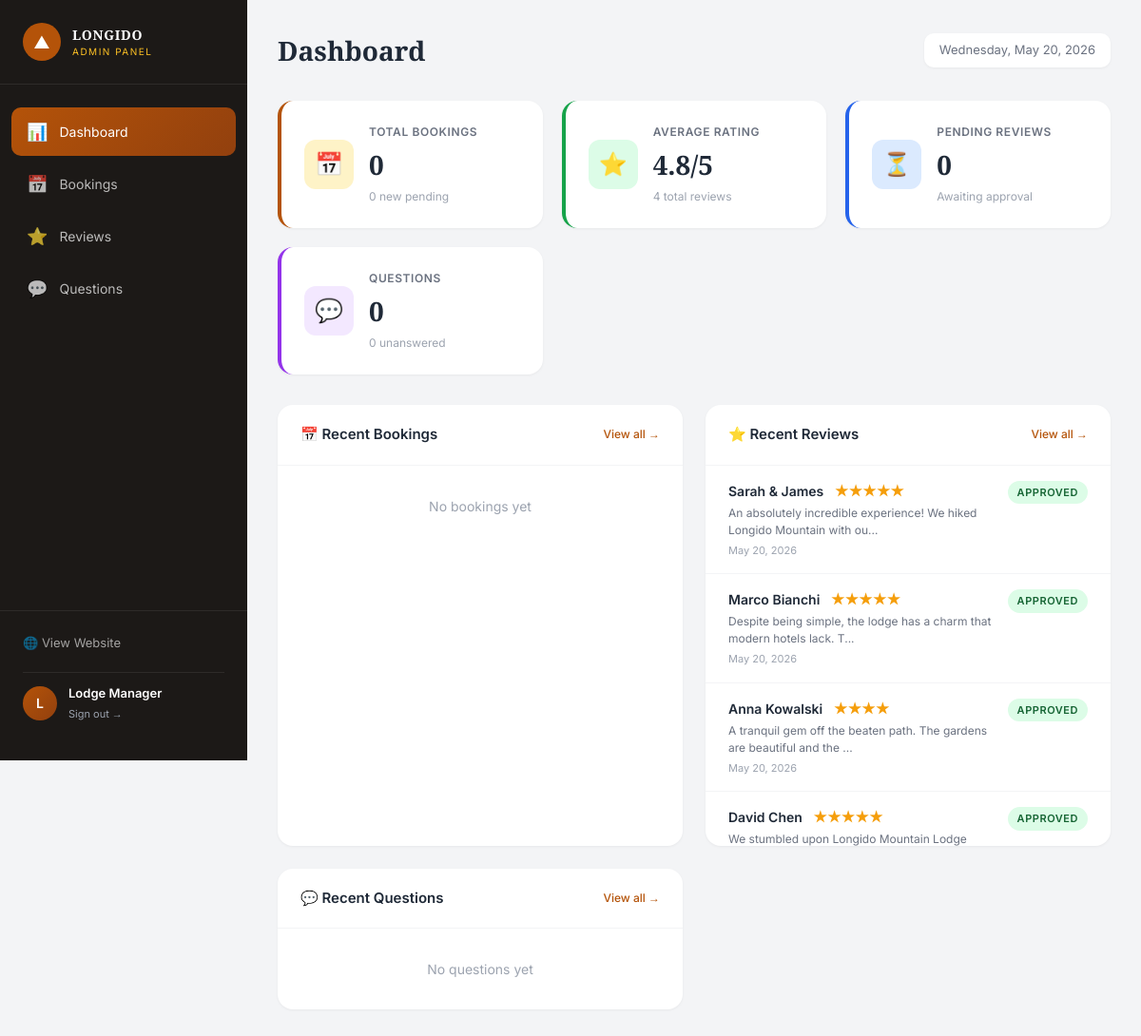
/dashboard.php (signed in), run on the app's committed database.
### tables this page shows
CREATE TABLE IF NOT EXISTS reviews (
  id INT AUTO_INCREMENT PRIMARY KEY,
  name VARCHAR(150) NOT NULL,
  country VARCHAR(100),
  rating TINYINT NOT NULL CHECK (rating BETWEEN 1 AND 5),
  review_text TEXT NOT NULL,
  status ENUM('pending','approved','rejected') DEFAULT 'pending',
  created_at TIMESTAMP DEFAULT CURRENT_TIMESTAMP
);

### db.php (called while the page is built, shortened)
<?php
function e($string) {
    return htmlspecialchars($string ?? '', ENT_QUOTES, 'UTF-8');
}

### dashboard.php (the view, shortened to what this page needs)
<?php
require_once 'auth.php';
$stats = [
    'total_bookings'    => $pdo->query("SELECT COUNT(*) FROM bookings")->fetchColumn(),
    'new_bookings'      => $pdo->query("SELECT COUNT(*) FROM bookings WHERE status = 'new'")->fetchColumn(),
    'total_reviews'     => $pdo->query("SELECT COUNT(*) FROM reviews")->fetchColumn(),
    'pending_reviews'   => $pdo->query("SELECT COUNT(*) FROM reviews WHERE status = 'pending'")->fetchColumn(),
    'total_questions'   => $pdo->query("SELECT COUNT(*) FROM questions")->fetchColumn(),
    'new_questions'     => $pdo->query("SELECT COUNT(*) FROM questions WHERE status = 'new'")->fetchColumn(),
    'avg_rating'        => round($pdo->query("SELECT AVG(rating) FROM reviews WHERE status='approved'")->fetchColumn() ?? 0, 1),
];
$recent_bookings  = $pdo->query("SELECT * FROM bookings ORDER BY created_at DESC LIMIT 5")->fetchAll();
$recent_reviews   = $pdo->query("SELECT * FROM reviews ORDER BY created_at DESC LIMIT 5")->fetchAll();
$recent_questions = $pdo->query("SELECT * FROM questions ORDER BY created_at DESC LIMIT 5")->fetchAll();
render_header('Dashboard', 'dashboard');
?>
<div class="stats-grid">
    <div class="stat-card stat-amber">
        <div class="stat-icon">📅</div>
        <div class="stat-info">
            <p class="stat-label">Total Bookings</p>
            <p class="stat-number"><?= $stats['total_bookings'] ?></p>
            <p class="stat-sub"><?= $stats['new_bookings'] ?> new pending</p>
        </div>
    </div>
    <div class="stat-card stat-green">
        <div class="stat-icon">⭐</div>
        <div class="stat-info">
            <p class="stat-label">Average Rating</p>
            <p class="stat-number"><?= $stats['avg_rating'] ?>/5</p>
            <p class="stat-sub"><?= $stats['total_reviews'] ?> total reviews</p>
        </div>
    </div>
    <div class="stat-card stat-blue">
        <div class="stat-icon">⏳</div>
        <div class="stat-info">
            <p class="stat-label">Pending Reviews</p>
            <p class="stat-number"><?= $stats['pending_reviews'] ?></p>
            <p class="stat-sub">Awaiting approval</p>
        </div>
    </div>
    <div class="stat-card stat-purple">
        <div class="stat-icon">💬</div>
        <div class="stat-info">
            <p class="stat-label">Questions</p>
            <p class="stat-number"><?= $stats['total_questions'] ?></p>
            <p class="stat-sub"><?= $stats['new_questions'] ?> unanswered</p>
        </div>
    </div>
</div>
<div class="dashboard-columns">
    <div class="dashboard-card">
        <div class="card-header">
            <h2>📅 Recent Bookings</h2>
            <a href="bookings.php" class="view-all">View all →</a>
        </div>
        <div class="card-body">
            <?php if (empty($recent_bookings)): ?>
                <p class="empty-state">No bookings yet</p>
            <?php endif; ?>
        </div>
    </div>
    <div class="dashboard-card">
        <div class="card-header">
            <h2>⭐ Recent Reviews</h2>
            <a href="reviews.php" class="view-all">View all →</a>
        </div>
        <div class="card-body">
            <?php if (empty($recent_reviews)): ?>
                <p class="empty-state">No reviews yet</p>
            <?php else: ?>
                <?php foreach ($recent_reviews as $r): ?>
                    <div class="recent-item">
                        <div class="recent-main">
                            <p class="recent-title">
                                <?= e($r['name']) ?>
                                <span class="inline-stars">
                                    <?php for ($i=0; $i<$r['rating']; $i++) echo '★'; ?>
                                </span>
                            </p>
                            <p class="recent-meta"><?= e(substr($r['review_text'], 0, 70)) ?>...</p>
                            <p class="recent-date"><?= date('M j, Y', strtotime($r['created_at'])) ?></p>
                        </div>
                        <span class="status status-<?= e($r['status']) ?>"><?= e($r['status']) ?></span>
                    </div>
                <?php endforeach; ?>
            <?php endif; ?>
        </div>
    </div>
    <div class="dashboard-card">
        <div class="card-header">
            <h2>💬 Recent Questions</h2>
            <a href="questions.php" class="view-all">View all →</a>
        </div>
        <div class="card-body">
            <?php if (empty($recent_questions)): ?>
                <p class="empty-state">No questions yet</p>
            <?php endif; ?>
        </div>
    </div>
</div>
<?php render_footer(); ?>

### auth.php (shortened to what this page needs)
<?php
require_once '../db.php';
$counts = [
    'bookings_new'   => $pdo->query("SELECT COUNT(*) FROM bookings WHERE status = 'new'")->fetchColumn(),
    'reviews_pending'=> $pdo->query("SELECT COUNT(*) FROM reviews WHERE status = 'pending'")->fetchColumn(),
    'questions_new'  => $pdo->query("SELECT COUNT(*) FROM questions WHERE status = 'new'")->fetchColumn(),
];
function render_header($page_title, $active = '') {
    ?>
    <!DOCTYPE html>
    <html lang="en">
    <head>
        <link rel="stylesheet" href="style.css">
    </head>
    <body>
        <div class="admin-layout">
            <aside class="sidebar">
                <div class="sidebar-brand">
                    <div class="brand-icon">⛰</div>
                    <div>
                        <h2>LONGIDO</h2>
                        <p>Admin Panel</p>
                    </div>
                </div>
                <nav class="sidebar-nav">
                    <a href="dashboard.php" class="<?= $active === 'dashboard' ? 'active' : '' ?>">
                        <span class="nav-icon">📊</span>
                        <span>Dashboard</span>
                    </a>
                    <a href="bookings.php" class="<?= $active === 'bookings' ? 'active' : '' ?>">
                        <span class="nav-icon">📅</span>
                        <span>Bookings</span>
                    </a>
                    <a href="reviews.php" class="<?= $active === 'reviews' ? 'active' : '' ?>">
                        <span class="nav-icon">⭐</span>
                        <span>Reviews</span>
                    </a>
                    <a href="questions.php" class="<?= $active === 'questions' ? 'active' : '' ?>">
                        <span class="nav-icon">💬</span>
                        <span>Questions</span>
                    </a>
                </nav>
                <div class="sidebar-footer">
                    <a href="../index.php" target="_blank" class="sidebar-link">🌐 View Website</a>
                    <div class="user-info">
                        <div class="user-avatar"><?= strtoupper(substr($_SESSION['admin_name'] ?? 'A', 0, 1)) ?></div>
                        <div>
                            <p class="user-name"><?= e($_SESSION['admin_name'] ?? 'Admin') ?></p>
                            <a href="logout.php" class="logout-link">Sign out →</a>
                        </div>
                    </div>
                </div>
            </aside>
            <main class="main-content">
                <header class="content-header">
                    <h1><?= e($page_title) ?></h1>
                    <div class="header-date"><?= date('l, F j, Y') ?></div>
                </header>
    <?php
}
function render_footer() { ?>
            </main>
        </div>
    </body>
    </html>
    <?php
}

### data on the page
reviews: name "Sarah & James", review_text "An absolutely incredible experience! We hiked Longido Mountain with ou", created_at "May 20, 2026", status "APPROVED"
reviews: name "Marco Bianchi", review_text "Despite being simple, the lodge has a charm that modern hotels lack. T", created_at "May 20, 2026", status "APPROVED"
reviews: name "Anna Kowalski", review_text "A tranquil gem off the beaten path. The gardens are beautiful and the", created_at "May 20, 2026", status "APPROVED"
reviews: name "David Chen", review_text "We stumbled upon Longido Mountain Lodge…", status "APPROVED"

### other printed values
substr($_SESSION['admin_name'] ?? 'A', 0, 1) "L"
$_SESSION['admin_name'] "Lodge Manager"
$page_title "Dashboard"
$stats['total_bookings'] "0"
$stats['new_bookings'] "0"
$stats['avg_rating'] "4.8"
$stats['total_reviews'] "4"
$stats['pending_reviews'] "0"
$stats['total_questions'] "0"
$stats['new_questions'] "0"
